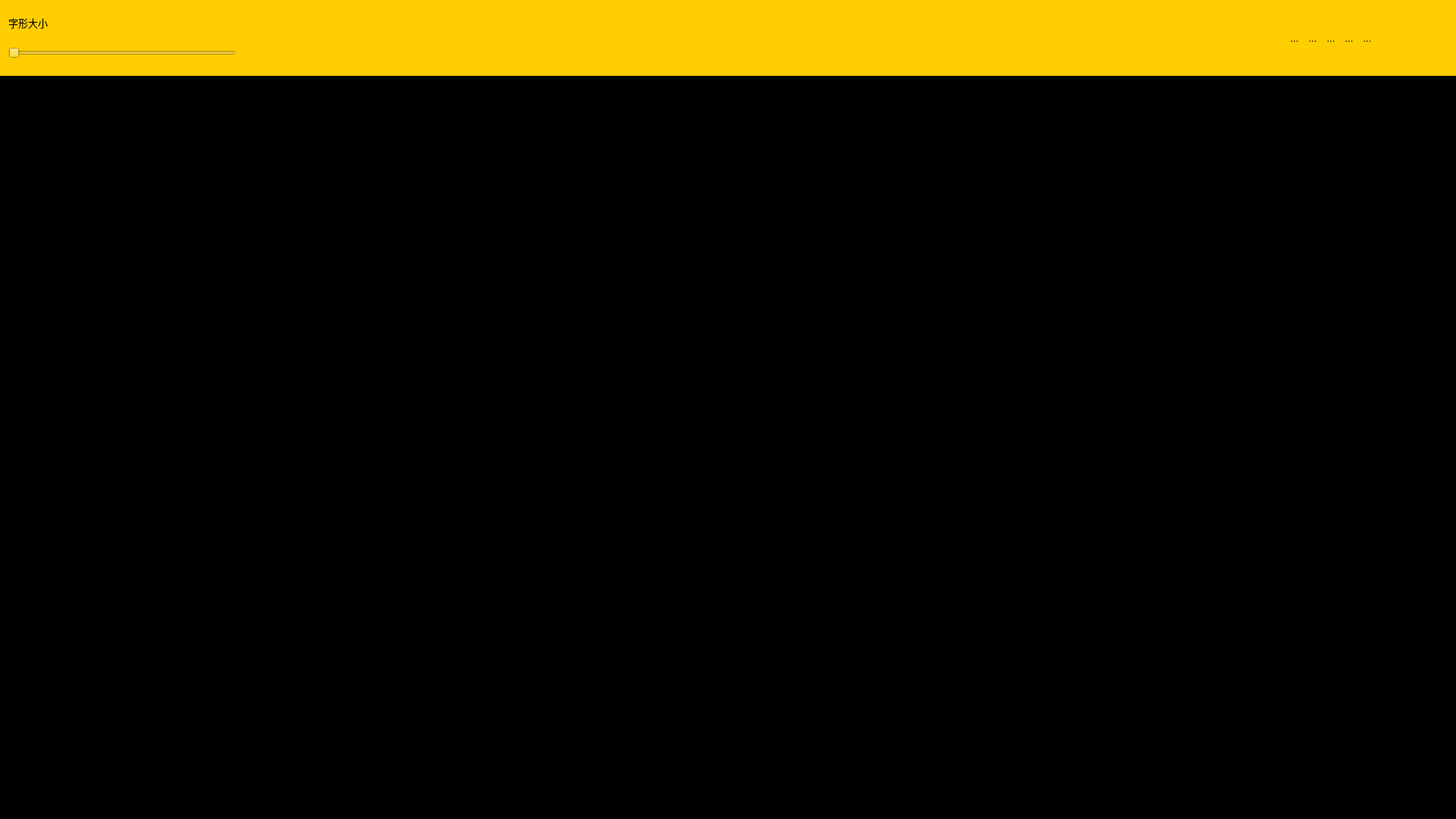
<?xml version="1.0" encoding="UTF-8"?>
<ui version="4.0">
 <class>MainWindow</class>
 <widget class="QMainWindow" name="MainWindow">
  <property name="geometry">
   <rect>
    <x>0</x>
    <y>0</y>
    <width>1920</width>
    <height>1080</height>
   </rect>
  </property>
  <property name="minimumSize">
   <size>
    <width>1920</width>
    <height>1080</height>
   </size>
  </property>
  <property name="windowTitle">
   <string>MainWindow</string>
  </property>
  <widget class="QWidget" name="centralwidget">
   <layout class="QVBoxLayout" name="verticalLayout">
    <property name="spacing">
     <number>0</number>
    </property>
    <property name="leftMargin">
     <number>0</number>
    </property>
    <property name="topMargin">
     <number>0</number>
    </property>
    <property name="rightMargin">
     <number>0</number>
    </property>
    <property name="bottomMargin">
     <number>0</number>
    </property>
    <item>
     <widget class="QWidget" name="widget" native="true">
      <property name="minimumSize">
       <size>
        <width>20</width>
        <height>100</height>
       </size>
      </property>
      <property name="maximumSize">
       <size>
        <width>16777215</width>
        <height>100</height>
       </size>
      </property>
      <property name="font">
       <font>
        <pointsize>10</pointsize>
       </font>
      </property>
      <property name="styleSheet">
       <string notr="true">QWidget{
background-color:#FFCD00;
}
QToolButton{
border:none;
}
QPushButton{
border:none;
border-radius :6px;
background-color:gray;
color:white;
}

QPushButton:hover{
border:none;
border-radius :6px;
background-color: black;
color:white;
}

QPushButtone:check{
border:none;
border-radius :6px;
background-color:black;
color: white;
}</string>
      </property>
      <layout class="QHBoxLayout" name="horizontalLayout_4">
       <property name="spacing">
        <number>2</number>
       </property>
       <property name="leftMargin">
        <number>11</number>
       </property>
       <property name="topMargin">
        <number>11</number>
       </property>
       <property name="rightMargin">
        <number>11</number>
       </property>
       <property name="bottomMargin">
        <number>11</number>
       </property>
       <item>
        <layout class="QVBoxLayout" name="verticalLayout_2">
         <item>
          <widget class="QLabel" name="txt_font_size">
           <property name="text">
            <string>字形大小</string>
           </property>
          </widget>
         </item>
         <item>
          <widget class="QSlider" name="slide_font_size">
           <property name="maximumSize">
            <size>
             <width>300</width>
             <height>300</height>
            </size>
           </property>
           <property name="orientation">
            <enum>Qt::Horizontal</enum>
           </property>
          </widget>
         </item>
        </layout>
       </item>
       <item>
        <spacer name="horizontalSpacer">
         <property name="orientation">
          <enum>Qt::Horizontal</enum>
         </property>
         <property name="sizeHint" stdset="0">
          <size>
           <width>40</width>
           <height>20</height>
          </size>
         </property>
        </spacer>
       </item>
       <item>
        <layout class="QHBoxLayout" name="horizontalLayout_2">
         <property name="leftMargin">
          <number>20</number>
         </property>
         <property name="topMargin">
          <number>20</number>
         </property>
         <property name="rightMargin">
          <number>20</number>
         </property>
         <property name="bottomMargin">
          <number>20</number>
         </property>
        </layout>
       </item>
       <item>
        <spacer name="horizontalSpacer_2">
         <property name="orientation">
          <enum>Qt::Horizontal</enum>
         </property>
         <property name="sizeHint" stdset="0">
          <size>
           <width>40</width>
           <height>20</height>
          </size>
         </property>
        </spacer>
       </item>
       <item>
        <layout class="QHBoxLayout" name="horizontalLayout_3">
         <item>
          <widget class="QToolButton" name="btn_message">
           <property name="text">
            <string>...</string>
           </property>
           <property name="icon">
            <iconset>
             <normaloff>icon/message.png</normaloff>icon/message.png</iconset>
           </property>
           <property name="iconSize">
            <size>
             <width>90</width>
             <height>90</height>
            </size>
           </property>
          </widget>
         </item>
         <item>
          <widget class="QToolButton" name="btn_help">
           <property name="text">
            <string>...</string>
           </property>
           <property name="icon">
            <iconset>
             <normaloff>icon/help.png</normaloff>icon/help.png</iconset>
           </property>
           <property name="iconSize">
            <size>
             <width>90</width>
             <height>90</height>
            </size>
           </property>
          </widget>
         </item>
         <item>
          <widget class="QToolButton" name="btn_translate">
           <property name="text">
            <string>...</string>
           </property>
           <property name="icon">
            <iconset>
             <normaloff>icon/language.png</normaloff>icon/language.png</iconset>
           </property>
           <property name="iconSize">
            <size>
             <width>90</width>
             <height>90</height>
            </size>
           </property>
          </widget>
         </item>
         <item>
          <widget class="QToolButton" name="btn_setting">
           <property name="text">
            <string>...</string>
           </property>
           <property name="icon">
            <iconset>
             <normaloff>icon/settings.png</normaloff>icon/settings.png</iconset>
           </property>
           <property name="iconSize">
            <size>
             <width>90</width>
             <height>90</height>
            </size>
           </property>
          </widget>
         </item>
         <item>
          <widget class="QToolButton" name="btn_teacher">
           <property name="text">
            <string>...</string>
           </property>
           <property name="icon">
            <iconset>
             <normaloff>icon/admin_panel.png</normaloff>icon/admin_panel.png</iconset>
           </property>
           <property name="iconSize">
            <size>
             <width>90</width>
             <height>90</height>
            </size>
           </property>
          </widget>
         </item>
         <item>
          <widget class="QToolButton" name="btn_close">
           <property name="text">
            <string/>
           </property>
           <property name="icon">
            <iconset>
             <normaloff>icon/close_window.png</normaloff>icon/close_window.png</iconset>
           </property>
           <property name="iconSize">
            <size>
             <width>90</width>
             <height>90</height>
            </size>
           </property>
          </widget>
         </item>
        </layout>
       </item>
      </layout>
     </widget>
    </item>
    <item>
     <widget class="QWidget" name="widget_2" native="true">
      <property name="styleSheet">
       <string notr="true">#widget_2{
background-color:#000000;
}
QToolButton{
border:none;}</string>
      </property>
      <layout class="QHBoxLayout" name="horizontalLayout_7">
       <item>
        <widget class="QWidget" name="widget_5" native="true">
         <property name="styleSheet">
          <string notr="true"/>
         </property>
         <layout class="QVBoxLayout" name="verticalLayout_3">
          <item>
           <widget class="QWidget" name="widget_6" native="true"/>
          </item>
          <item>
           <widget class="QWidget" name="widget_7" native="true">
            <layout class="QHBoxLayout" name="horizontalLayout_5">
             <item>
              <widget class="QToolButton" name="toolButton_2">
               <property name="text">
                <string>...</string>
               </property>
               <property name="icon">
                <iconset>
                 <normaloff>icon/cute_role.png</normaloff>icon/cute_role.png</iconset>
               </property>
               <property name="iconSize">
                <size>
                 <width>200</width>
                 <height>200</height>
                </size>
               </property>
              </widget>
             </item>
            </layout>
           </widget>
          </item>
          <item>
           <widget class="QWidget" name="widget_8" native="true">
            <layout class="QHBoxLayout" name="horizontalLayout">
             <item>
              <widget class="QToolButton" name="toolButton">
               <property name="text">
                <string>...</string>
               </property>
               <property name="icon">
                <iconset>
                 <normaloff>icon/father.png</normaloff>icon/father.png</iconset>
               </property>
               <property name="iconSize">
                <size>
                 <width>500</width>
                 <height>500</height>
                </size>
               </property>
              </widget>
             </item>
            </layout>
           </widget>
          </item>
         </layout>
        </widget>
       </item>
       <item>
        <widget class="QWidget" name="widget_4" native="true">
         <layout class="QVBoxLayout" name="verticalLayout_4">
          <item>
           <widget class="QWidget" name="widget_9" native="true">
            <property name="maximumSize">
             <size>
              <width>16777215</width>
              <height>200</height>
             </size>
            </property>
            <layout class="QVBoxLayout" name="verticalLayout_7">
             <property name="spacing">
              <number>0</number>
             </property>
             <property name="leftMargin">
              <number>0</number>
             </property>
             <property name="topMargin">
              <number>0</number>
             </property>
             <property name="rightMargin">
              <number>0</number>
             </property>
             <property name="bottomMargin">
              <number>0</number>
             </property>
             <item>
              <widget class="QLabel" name="label_2">
               <property name="minimumSize">
                <size>
                 <width>0</width>
                 <height>200</height>
                </size>
               </property>
               <property name="text">
                <string/>
               </property>
               <property name="pixmap">
                <pixmap>icon/qr_code.png</pixmap>
               </property>
               <property name="alignment">
                <set>Qt::AlignCenter</set>
               </property>
              </widget>
             </item>
            </layout>
           </widget>
          </item>
          <item>
           <widget class="QWidget" name="widget_11" native="true">
            <layout class="QVBoxLayout" name="verticalLayout_6">
             <property name="spacing">
              <number>0</number>
             </property>
             <property name="leftMargin">
              <number>0</number>
             </property>
             <property name="topMargin">
              <number>0</number>
             </property>
             <property name="rightMargin">
              <number>0</number>
             </property>
             <property name="bottomMargin">
              <number>0</number>
             </property>
             <item>
              <widget class="QLabel" name="label">
               <property name="styleSheet">
                <string notr="true"/>
               </property>
               <property name="text">
                <string>TextLabel</string>
               </property>
               <property name="alignment">
                <set>Qt::AlignCenter</set>
               </property>
              </widget>
             </item>
            </layout>
           </widget>
          </item>
          <item>
           <widget class="QWidget" name="widget_10" native="true">
            <property name="minimumSize">
             <size>
              <width>0</width>
              <height>200</height>
             </size>
            </property>
            <property name="maximumSize">
             <size>
              <width>16777215</width>
              <height>200</height>
             </size>
            </property>
            <layout class="QHBoxLayout" name="horizontalLayout_9">
             <item>
              <widget class="QLabel" name="label_3">
               <property name="font">
                <font>
                 <family>微軟正黑體</family>
                 <pointsize>20</pointsize>
                </font>
               </property>
               <property name="text">
                <string>讓小方形對準上方框框</string>
               </property>
               <property name="alignment">
                <set>Qt::AlignCenter</set>
               </property>
              </widget>
             </item>
            </layout>
           </widget>
          </item>
         </layout>
        </widget>
       </item>
       <item>
        <widget class="QWidget" name="widget_3" native="true">
         <layout class="QVBoxLayout" name="verticalLayout_5">
          <item>
           <widget class="QWidget" name="widget_12" native="true"/>
          </item>
          <item>
           <widget class="QWidget" name="widget_13" native="true">
            <layout class="QHBoxLayout" name="horizontalLayout_8">
             <item>
              <widget class="QToolButton" name="toolButton_4">
               <property name="text">
                <string>...</string>
               </property>
               <property name="icon">
                <iconset>
                 <normaloff>icon/sky_fly.png</normaloff>icon/sky_fly.png</iconset>
               </property>
               <property name="iconSize">
                <size>
                 <width>200</width>
                 <height>200</height>
                </size>
               </property>
              </widget>
             </item>
            </layout>
           </widget>
          </item>
          <item>
           <widget class="QWidget" name="widget_14" native="true">
            <layout class="QHBoxLayout" name="horizontalLayout_6">
             <item>
              <widget class="QToolButton" name="toolButton_3">
               <property name="text">
                <string>...</string>
               </property>
               <property name="icon">
                <iconset>
                 <normaloff>icon/woman.png</normaloff>icon/woman.png</iconset>
               </property>
               <property name="iconSize">
                <size>
                 <width>500</width>
                 <height>500</height>
                </size>
               </property>
              </widget>
             </item>
            </layout>
           </widget>
          </item>
         </layout>
        </widget>
       </item>
      </layout>
     </widget>
    </item>
   </layout>
  </widget>
 </widget>
 <resources/>
 <connections/>
</ui>
